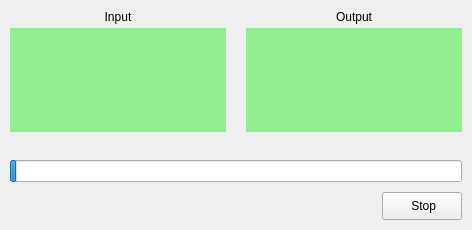
<?xml version="1.0" encoding="UTF-8"?>
<ui version="4.0">
 <class>ProgressWindow</class>
 <widget class="QMainWindow" name="ProgressWindow">
  <property name="geometry">
   <rect>
    <x>0</x>
    <y>0</y>
    <width>472</width>
    <height>230</height>
   </rect>
  </property>
  <property name="sizePolicy">
   <sizepolicy hsizetype="Minimum" vsizetype="Minimum">
    <horstretch>0</horstretch>
    <verstretch>0</verstretch>
   </sizepolicy>
  </property>
  <property name="minimumSize">
   <size>
    <width>400</width>
    <height>230</height>
   </size>
  </property>
  <property name="windowTitle">
   <string>Stabilizing...</string>
  </property>
  <widget class="QWidget" name="centralwidget">
   <layout class="QVBoxLayout" name="verticalLayout">
    <property name="spacing">
     <number>10</number>
    </property>
    <property name="leftMargin">
     <number>10</number>
    </property>
    <property name="topMargin">
     <number>10</number>
    </property>
    <property name="rightMargin">
     <number>10</number>
    </property>
    <property name="bottomMargin">
     <number>10</number>
    </property>
    <item>
     <layout class="QHBoxLayout" name="horizontalLayout">
      <property name="spacing">
       <number>0</number>
      </property>
      <item>
       <layout class="QGridLayout" name="gridLayout">
        <property name="horizontalSpacing">
         <number>20</number>
        </property>
        <property name="verticalSpacing">
         <number>4</number>
        </property>
        <item row="1" column="0">
         <widget class="ImageLabel" name="imageInput">
          <property name="sizePolicy">
           <sizepolicy hsizetype="MinimumExpanding" vsizetype="Preferred">
            <horstretch>0</horstretch>
            <verstretch>1</verstretch>
           </sizepolicy>
          </property>
          <property name="minimumSize">
           <size>
            <width>160</width>
            <height>85</height>
           </size>
          </property>
          <property name="styleSheet">
           <string notr="true">background:lightgreen;</string>
          </property>
          <property name="frameShape">
           <enum>QFrame::Shape::NoFrame</enum>
          </property>
          <property name="text">
           <string/>
          </property>
          <property name="alignment">
           <set>Qt::AlignmentFlag::AlignCenter</set>
          </property>
         </widget>
        </item>
        <item row="1" column="1">
         <widget class="ImageLabel" name="imageOutput">
          <property name="sizePolicy">
           <sizepolicy hsizetype="MinimumExpanding" vsizetype="Preferred">
            <horstretch>0</horstretch>
            <verstretch>1</verstretch>
           </sizepolicy>
          </property>
          <property name="minimumSize">
           <size>
            <width>160</width>
            <height>85</height>
           </size>
          </property>
          <property name="styleSheet">
           <string notr="true">background:lightgreen;</string>
          </property>
          <property name="frameShape">
           <enum>QFrame::Shape::NoFrame</enum>
          </property>
          <property name="text">
           <string/>
          </property>
          <property name="alignment">
           <set>Qt::AlignmentFlag::AlignCenter</set>
          </property>
         </widget>
        </item>
        <item row="0" column="0">
         <widget class="QLabel" name="label">
          <property name="text">
           <string>Input</string>
          </property>
          <property name="alignment">
           <set>Qt::AlignmentFlag::AlignCenter</set>
          </property>
         </widget>
        </item>
        <item row="0" column="1">
         <widget class="QLabel" name="label_2">
          <property name="text">
           <string>Output</string>
          </property>
          <property name="alignment">
           <set>Qt::AlignmentFlag::AlignCenter</set>
          </property>
         </widget>
        </item>
        <item row="2" column="0">
         <widget class="QLabel" name="lblTimeInput">
          <property name="text">
           <string/>
          </property>
          <property name="alignment">
           <set>Qt::AlignmentFlag::AlignCenter</set>
          </property>
         </widget>
        </item>
        <item row="2" column="1">
         <widget class="QLabel" name="lblTimeOutput">
          <property name="text">
           <string/>
          </property>
          <property name="alignment">
           <set>Qt::AlignmentFlag::AlignCenter</set>
          </property>
         </widget>
        </item>
       </layout>
      </item>
     </layout>
    </item>
    <item>
     <widget class="QProgressBar" name="progressBar">
      <property name="maximum">
       <number>1000</number>
      </property>
      <property name="value">
       <number>15</number>
      </property>
      <property name="textVisible">
       <bool>false</bool>
      </property>
     </widget>
    </item>
    <item>
     <layout class="QHBoxLayout" name="horizontalLayout_2">
      <item>
       <spacer name="horizontalSpacer">
        <property name="orientation">
         <enum>Qt::Orientation::Horizontal</enum>
        </property>
        <property name="sizeType">
         <enum>QSizePolicy::Policy::MinimumExpanding</enum>
        </property>
        <property name="sizeHint" stdset="0">
         <size>
          <width>0</width>
          <height>0</height>
         </size>
        </property>
       </spacer>
      </item>
      <item>
       <widget class="QPushButton" name="btnStop">
        <property name="sizePolicy">
         <sizepolicy hsizetype="Preferred" vsizetype="Preferred">
          <horstretch>0</horstretch>
          <verstretch>0</verstretch>
         </sizepolicy>
        </property>
        <property name="minimumSize">
         <size>
          <width>75</width>
          <height>28</height>
         </size>
        </property>
        <property name="text">
         <string> Stop</string>
        </property>
        <property name="icon">
         <iconset resource="cuvistaGui.qrc">
          <normaloff>:/cuvistaGui/res/05_stop-solid.png</normaloff>:/cuvistaGui/res/05_stop-solid.png</iconset>
        </property>
       </widget>
      </item>
     </layout>
    </item>
   </layout>
  </widget>
 </widget>
 <customwidgets>
  <customwidget>
   <class>ImageLabel</class>
   <extends>QLabel</extends>
   <header>ImageLabel.h</header>
  </customwidget>
 </customwidgets>
 <resources>
  <include location="cuvistaGui.qrc"/>
 </resources>
 <connections/>
</ui>
